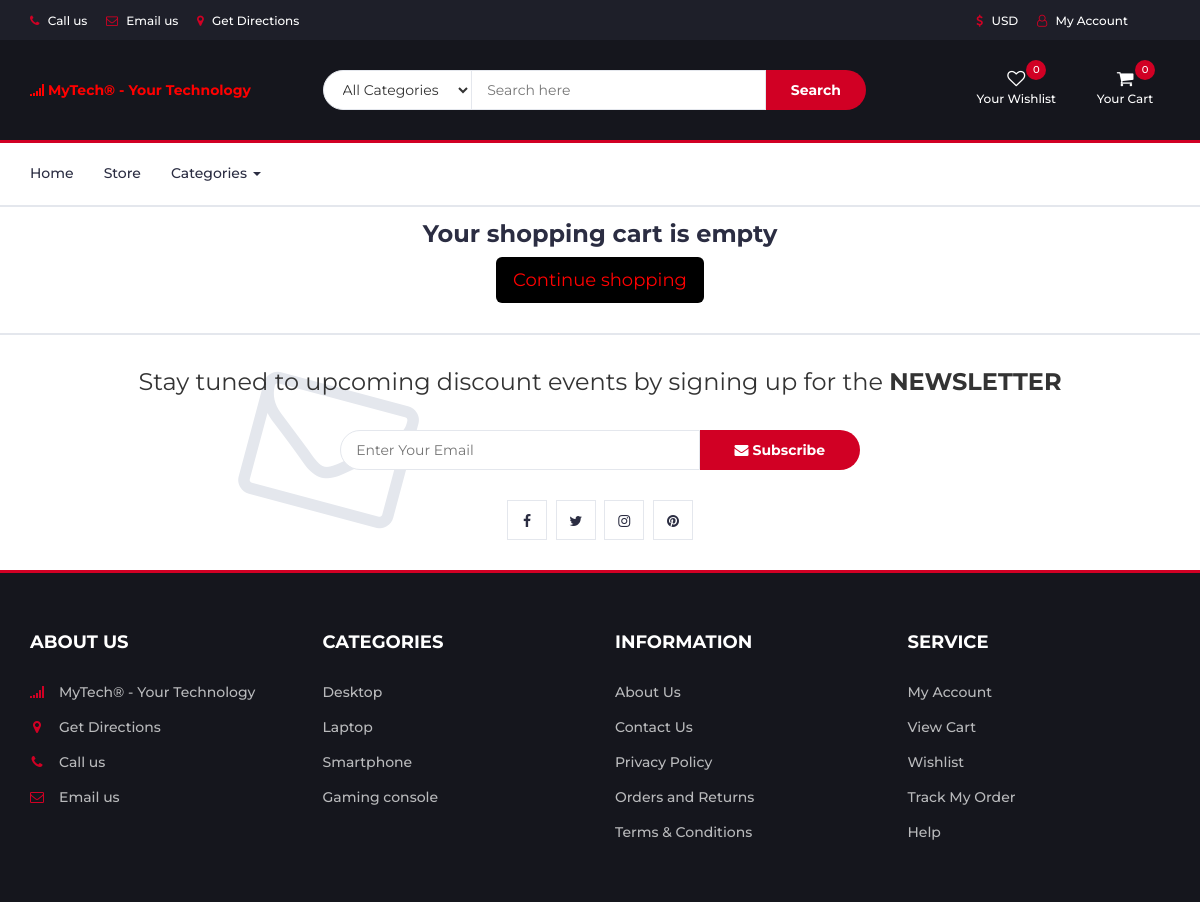
Page /cart/ on the committed database.
### category/models.py (models this page shows, shortened)
class Category(models.Model):
    name = models.CharField(max_length=51, unique=True)
    slug = models.SlugField(max_length=255, unique=True)
    is_active = models.BooleanField(default=True)
    class Meta:
        verbose_name = 'Category'
        verbose_name_plural = 'Categories'
    def get_url(self):
        return reverse('products_by_category', args=[self.slug])

### cart/views.py (the view)
# urls.py: path('', views.cart, name='cart'),
def cart(request, total=0, quantity=0, cart_items=None):
    try:
        tax = 0
        grand_total = 0
        if request.user.is_authenticated:
            cart_items = CartItem.objects.filter(user=request.user, is_active=True)
        else:
            cart = Cart.objects.get(cart_id=_cart_id(request))
            cart_items = CartItem.objects.filter(cart=cart, is_active=True)
        for item in cart_items:
            if item.product.discount_price:
                total += round((item.product.discount_price * item.quantity), 2)
                quantity += item.quantity
            else:
                total += round((item.product.price * item.quantity), 2)
                quantity += item.quantity
        tax = round(((2 * total) / 100), 2)
        grand_total = round((tax + total), 2)
    except ObjectDoesNotExist:
        pass
    context = {
            'total':total,
            'quantity':quantity,
            'cart_items':cart_items,
            'tax':tax,
            'grand_total':grand_total,
        }
    return render(request, 'store/cart.html', context)

### cart/context_processors.py (called while the page is built)
def counter(request):
    cart_count = 0
    if 'admin' in request.path:
        return {}
    else:
        try:
            cart = Cart.objects.filter(cart_id = _cart_id(request))
            if request.user.is_authenticated:
                cart_items = CartItem.objects.all().filter(user=request.user)
            else:
                cart_items = CartItem.objects.all().filter(cart=cart[:1])
            for item in cart_items:
                cart_count += item.quantity
        except Cart.DoesNotExist:
            cart_count = 0
    return dict(cart_count=cart_count)

### cart/views.py (called while the page is built)
def _cart_id(request):
    cart = request.session.session_key
    if not cart:
        cart = request.session.create()
    return cart

### category/context_processors.py (called while the page is built)
def menu_links(request):
    cat_links = Category.objects.all()
    return dict(cat_links=cat_links)

### templates/store/cart.html (shortened to what this page needs)
{% extends 'base.html' %}
{% load static %}
{% block content %}
<section class="section-content padding-y bg">
<div class="container">
{% if not cart_items %}
<div class="text-center" style='margin-top:1em;'>
<h3>Your shopping cart is empty</h3>
<a href="{% url 'store' %}" type="button" class="btn btn-lg" style="background-color:black; color:#ff0000;">Continue shopping</a>
</div>
{% endif %}
</div>
</section>
{% endblock content %}

### templates/includes/footer.html (shortened to what this page needs)
		<div id="newsletter" class="section">
			<div class="container">
				<div class="row">
					<div class="col-md-12">
						<div class="newsletter">
							<p>Stay tuned to upcoming discount events by signing up for the <strong>NEWSLETTER</strong></p>
							<form>
								<input class="input" type="email" placeholder="Enter Your Email">
								<button class="newsletter-btn"><i class="fa fa-envelope"></i> Subscribe</button>
							</form>
							<ul class="newsletter-follow">
								<li>
									<a href="#"><i class="fa fa-facebook"></i></a>
								</li>
								<li>
									<a href="#"><i class="fa fa-twitter"></i></a>
								</li>
								<li>
									<a href="#"><i class="fa fa-instagram"></i></a>
								</li>
								<li>
									<a href="#"><i class="fa fa-pinterest"></i></a>
								</li>
							</ul>
						</div>
					</div>
				</div>
			</div>
		</div>
		<footer id="footer">
			<div class="section">
				<div class="container">
					<div class="row">
						<div class="col-md-3 col-xs-6">
							<div class="footer">
								<h3 class="footer-title">About Us</h3>
								<ul class="footer-links">
									<li><a href="{% url 'index' %}"><i class="fa fa-signal" aria-hidden="true"></i>MyTech® - Your Technology</a></li>
									<li><a href="https://g.page/DjangoGuitars?share" target="_blank"><i class="fa fa-map-marker"></i>Get Directions </a></li>
									<li><a href="tel:+012456789"><i class="fa fa-phone"></i>Call us</a></li>
									<li><a href="mailto:email@example.com"><i class="fa fa-envelope-o"></i>Email us</a></li>
								</ul>
							</div>
						</div>
						<div class="col-md-3 col-xs-6">
							<div class="footer">
								<h3 class="footer-title">Categories</h3>
								<ul class="footer-links">
								{% for catg in cat_links %}
									<li><a href="{{ catg.get_url }}">{{ catg.name }}</a></li>
									{% endfor %}
								</ul>
							</div>
						</div>
						<div class="col-md-3 col-xs-6">
							<div class="footer">
								<h3 class="footer-title">Information</h3>
								<ul class="footer-links">
									<li><a href="#">About Us</a></li>
									<li><a href="#">Contact Us</a></li>
									<li><a href="#">Privacy Policy</a></li>
									<li><a href="#">Orders and Returns</a></li>
									<li><a href="#">Terms & Conditions</a></li>
								</ul>
							</div>
						</div>
						<div class="col-md-3 col-xs-6">
							<div class="footer">
								<h3 class="footer-title">Service</h3>
								<ul class="footer-links">
									<li><a href="#">My Account</a></li>
									<li><a href="#">View Cart</a></li>
									<li><a href="#">Wishlist</a></li>
									<li><a href="#">Track My Order</a></li>
									<li><a href="#">Help</a></li>
								</ul>
							</div>
						</div>
					</div>
				</div>
			</div>
		</footer>

### static/css/style.css (style rules this page uses)
body { font-family: 'Montserrat', sans-serif; font-weight: 400; color: #333; }
h1, h2, h3, h4, h5, h6 { color: #2B2D42; font-weight: 700; margin: 0 0 10px; }
a { color: #2B2D42; font-weight: 500; -webkit-transition: 0.2s color; transition: 0.2s color; }
ul, ol { margin: 0; padding: 0; list-style: none }
.input { height: 40px; padding: 0px 15px; border: 1px solid #E4E7ED; background-color: #FFF; width: 100%; }
.section { padding-top: 30px; padding-bottom: 30px; }
#newsletter.section { border-top: 2px solid #E4E7ED; border-bottom: 3px solid #D10024; margin-top: 30px; }
.newsletter { text-align: center; }
.newsletter p { font-size: 24px; }
.newsletter form { position: relative; max-width: 520px; margin: 30px auto; }
.newsletter form:after { content: "\f003"; font-family: FontAwesome; position: absolute; font-size: 160px; color: #E4E7ED; top: 15px; -webkit-transform: translateY(-50%) rotate(15deg); -ms-transform: translateY(-50%) rotate(15deg); transform: translateY(-50%) rotate(15deg); z-index: -1; left: -90px; }
.newsletter form .input { width: calc(100% - 160px); margin-right: -4px; border-radius: 40px 0px 0px 40px; }
.newsletter form .newsletter-btn { width: 160px; height: 40px; font-weight: 700; background: #D10024; color: #FFF; border: none; border-radius: 0px 40px 40px 0px; }
.newsletter .newsletter-follow { text-align: center; }
.newsletter .newsletter-follow li { display: inline-block; margin-right: 5px; }
.newsletter .newsletter-follow li:last-child { margin-right: 0px; }
.newsletter .newsletter-follow li a { position: relative; display: block; width: 40px; height: 40px; text-align: center; line-height: 40px; border: 1px solid #E4E7ED; background-color: #FFF; -webkit-transition: 0.2s all; transition: 0.2s all; }
#footer { background: #15161D; color: #B9BABC; }
.footer { margin: 30px 0px; }
.footer .footer-title { color: #FFF; text-transform: uppercase; font-size: 18px; margin: 0px 0px 30px; }
.footer-links li+li { margin-top: 15px; }
.footer-links li a { color: #B9BABC; }
.footer-links li i { margin-right: 15px; color: #D10024; width: 14px; text-align: center; }

### rows in the picture
Category: name "Desktop"
Category: name "Laptop"
Category: name "Smartphone"
Category: name "Gaming console"

### other values in the picture
{{ cart_count }} "0"
